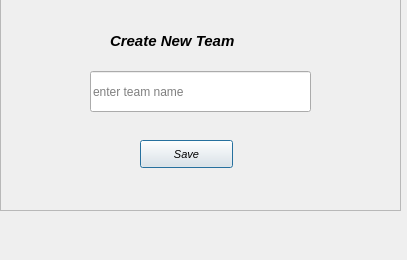
<?xml version="1.0" encoding="UTF-8"?>
<ui version="4.0">
 <class>Dialog</class>
 <widget class="QDialog" name="Dialog">
  <property name="geometry">
   <rect>
    <x>0</x>
    <y>0</y>
    <width>407</width>
    <height>260</height>
   </rect>
  </property>
  <property name="windowTitle">
   <string>new_team</string>
  </property>
  <widget class="QFrame" name="frame">
   <property name="geometry">
    <rect>
     <x>0</x>
     <y>-20</y>
     <width>401</width>
     <height>231</height>
    </rect>
   </property>
   <property name="frameShape">
    <enum>QFrame::StyledPanel</enum>
   </property>
   <property name="frameShadow">
    <enum>QFrame::Raised</enum>
   </property>
   <widget class="QLabel" name="label">
    <property name="geometry">
     <rect>
      <x>110</x>
      <y>50</y>
      <width>210</width>
      <height>22</height>
     </rect>
    </property>
    <property name="font">
     <font>
      <family>Arial</family>
      <pointsize>11</pointsize>
      <weight>75</weight>
      <italic>true</italic>
      <bold>true</bold>
     </font>
    </property>
    <property name="text">
     <string>Create New Team</string>
    </property>
   </widget>
   <widget class="QLineEdit" name="team_name">
    <property name="geometry">
     <rect>
      <x>90</x>
      <y>91</y>
      <width>221</width>
      <height>41</height>
     </rect>
    </property>
    <property name="placeholderText">
     <string>enter team name</string>
    </property>
   </widget>
   <widget class="QPushButton" name="savename">
    <property name="geometry">
     <rect>
      <x>140</x>
      <y>160</y>
      <width>93</width>
      <height>28</height>
     </rect>
    </property>
    <property name="font">
     <font>
      <family>Arial</family>
      <pointsize>8</pointsize>
      <weight>50</weight>
      <italic>true</italic>
      <bold>false</bold>
     </font>
    </property>
    <property name="styleSheet">
     <string notr="true">font: italic 8pt &quot;Arial&quot;;</string>
    </property>
    <property name="text">
     <string>Save</string>
    </property>
   </widget>
  </widget>
 </widget>
 <resources/>
 <connections/>
</ui>
